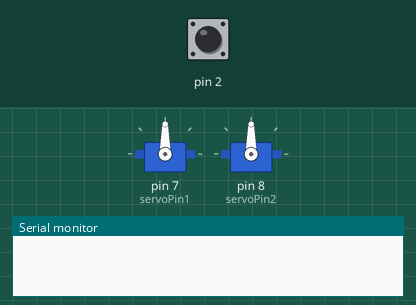
A sketch run on a simulated Arduino Uno, built with avr-gcc and run on an emulated ATmega328P. Parts: 2 × servo, the last lines printed to the serial monitor. The inputs (shaded band) are chosen by the test bench; at power-on: pin 2 HIGH.

Above: at 1.2 s.
1.3 s: pin 2 driven LOW
At 1.76 s:
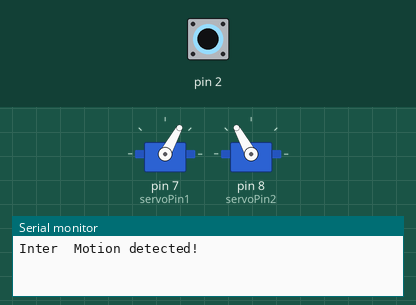
At 2.37 s:
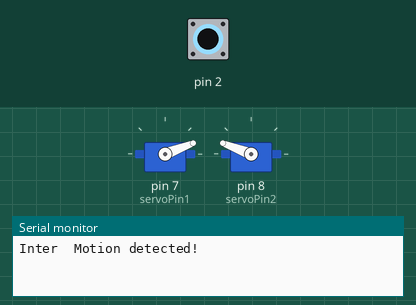
4.3 s: pin 2 pulsed HIGH 2 times (0.12 s each, 0.3 s apart)
At 4.49 s:
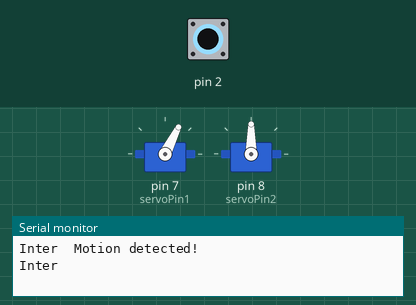
Timing chart, 0 to 10.4 s (numbered marks = the images above; inputs shaded):
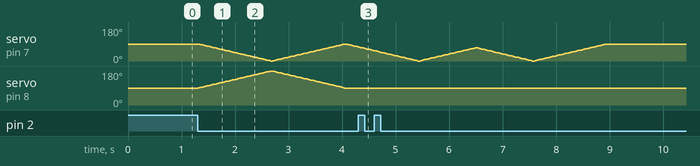

The sketch:

Bear.ino
```cpp
#include <Servo.h>
#include <avr/interrupt.h>

Servo servo1;
Servo servo2;

volatile bool motionDetected = false;
volatile bool timerFlag = false;

const int servoPin1 = 7; // Серво 1 на D7
const int servoPin2 = 8; // Серво 2 на D8

void func(){
  Serial.print("Inter  ");
  motionDetected = true;
}


void setup() {
  Serial.begin(9600);

  // Подключаем сервы
  servo1.attach(servoPin1);
  servo2.attach(servoPin2);
  servo1.write(90);
  servo2.write(90);

  attachInterrupt(0, func, FALLING);
}

void loop() {
  if (motionDetected) {

    Serial.println("Motion detected!");

    for (int pos = 90; pos <= 180; pos++) {
      servo1.write(180 - pos);
      servo2.write(pos);
      delay(15);
    }
    for (int pos = 180; pos >= 90; pos--) {
      servo1.write(180 - pos);
      servo2.write(pos);
      delay(15);
    }
    for (int pos = 90; pos <= 180; pos++) {
      servo1.write(180 - pos);
      delay(15);
    }
    for (int pos = 180; pos >= 110; pos--) {
      servo1.write(180 - pos);
      delay(15);
    }
    for (int pos = 110; pos <= 180; pos++) {
      servo1.write(180 - pos);
      delay(15);
    }
    for (int pos = 180; pos >= 90; pos--) {
      servo1.write(180 - pos);
      delay(15);
    }
    motionDetected = false;
  }
}
```

Measured:
- after the input at 1.3 s, servo on pin 8 (servoPin2): rises from 90° to 180° in 1.3 s, then falls to 90° in 1.4 s
